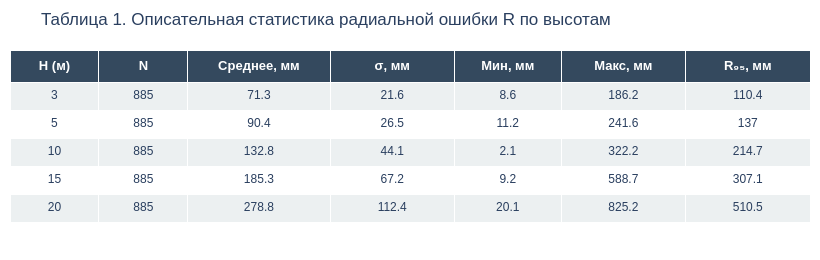

Source (notebook cell):
### Markdown cell above
### Описательная статистика

Для первичной характеристики выборки вычислим основные числовые показатели радиальной ошибки $R$ в каждой высотной группе: объём подвыборки $N$, среднее $\bar{R}$, стандартное отклонение $\sigma$, минимум, максимум и 95-й процентиль $R$

### Code cell
desc = (
    df.groupby("H", sort=True)["R"]
    .agg(
        N="count",
        Среднее="mean",
        Ст_откл="std",
        Минимум="min",
        Максимум="max",
        P95=lambda x: x.quantile(0.95)
    )
    .round(1)
)
desc.index.name = "H (м)"
desc.columns = ["N", "Среднее, мм", "σ, мм", "Мин, мм", "Макс, мм", "R₉₅, мм"]

fig = go.Figure(data=[go.Table(
    columnwidth=[50, 50, 80, 70, 60, 70, 70],
    header=dict(
        values=["<b>H (м)</b>"] + [f"<b>{c}</b>" for c in desc.columns],
        fill_color="#34495e", font=dict(color="white", size=13),
        align="center", height=32,
    ),
    cells=dict(
        values=[desc.index.tolist()] + [desc[c].tolist() for c in desc.columns],
        fill_color=[["#ecf0f1", "#ffffff"] * 3],
        font=dict(size=12), align="center", height=28,
    )
)])
fig.update_layout(
    title="Таблица 1. Описательная статистика радиальной ошибки R по высотам",
    width=820, height=260, margin=dict(l=10, r=10, t=50, b=10),
    font=dict(family="Arial"),
)
ALL_FIGS.append(("fig_desc_table", fig))
fig.show()

n_per_h = len(df) // df["H"].nunique()
n_days = df["date"].nunique()
print(f"{n_per_h} измерений на высоту: {n_days} дней × 5 точек × 3 повтора = {n_per_h}")

print("\nОписательная статистика непрерывных ковариат:")
for col, unit in [("V", "м/с"), ("gusts", "м/с"), ("cloud", "%"), ("sat", "шт.")]:
    vals = df[col].dropna()
    print(f"  {col}: среднее = {vals.mean():.1f} {unit}, σ = {vals.std():.1f}, "
          f"диапазон [{vals.min():.1f} – {vals.max():.1f}]")

### Figure 1 — Plotly figure (JSON) as saved in the notebook; plotly's stock layout.template omitted (floating-point values rounded to 4 significant figures)
{"data": [{"cells": {"align": "center", "fill": {"color": [["#ecf0f1", "#ffffff", "#ecf0f1", "#ffffff", "#ecf0f1", "#ffffff"]]}, "font": {"size": 12}, "height": 28, "values": [[3, 5, 10, 15, 20], [885, 885, 885, 885, 885], [71.3, 90.4, 132.8, 185.3, 278.8], [21.6, 26.5, 44.1, 67.2, 112.4], [8.6, 11.2, 2.1, 9.2, 20.1], [186.2, 241.6, 322.2, 588.7, 825.2], [110.4, 137, 214.7, 307.1, 510.5]]}, "columnwidth": [50, 50, 80, 70, 60, 70, 70], "header": {"align": "center", "fill": {"color": "#34495e"}, "font": {"color": "white", "size": 13}, "height": 32, "values": ["<b>H (м)</b>", "<b>N</b>", "<b>Среднее, мм</b>", "<b>σ, мм</b>", "<b>Мин, мм</b>", "<b>Макс, мм</b>", "<b>R₉₅, мм</b>"]}, "type": "table"}], "layout": {"font": {"family": "Arial"}, "height": 260, "margin": {"b": 10, "l": 10, "r": 10, "t": 50}, "title": {"text": "Таблица 1. Описательная статистика радиальной ошибки R по высотам"}, "width": 820}}
